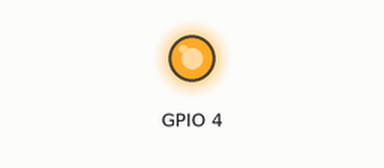
Recording of a program running on a simulated Raspberry Pi (BCM pin numbers). Parts: output pins drawn as LEDs (lit = HIGH). The clock reads 2024-03-15 10:24:30 at power-on unless the program sets it; what the program prints to the terminal is not drawn. At 0.0 s the program stops and its outputs stay as they are.

Above: at 0.1 s.
Timing chart, 0 to 1.5 s (numbered marks = the images above):
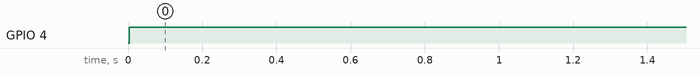

The program:

power_led.py
```python
#!/usr/bin/env python3
"""
The power LED on GPIO 4: lit while the box is up, dark when it is not.

    python3 src/control/power_led.py          # light it
    python3 src/control/power_led.py --off    # put it out

Functions rather than a class, for the same reason buzzer.py is one: there is
nothing worth remembering between switching it on and switching it off again.

The whole module rests on one measured fact - **the pin keeps its level after
the process that set it has gone**.  Checked on this Pi three ways, and all
three leave GPIO 4 reading "op | hi": claim then close, claim then exit without
closing, and claim then gpio_free then close.  Freeing the line does *not* hand
the pad back to being an input.  That is worth stating out loud because the
backlight on GPIO 18 behaves the opposite way under RPi.GPIO, where releasing
the pin lets the module's own pull-up relight the panel - AsciiArt's deploy/asciiart.shutdown
depends on that difference in the other direction, and the two are easy to
confuse into an afternoon.

That fact is what makes a power LED possible from a program that returns.
Nothing has to hold the pin for the hours between start-up and shutdown: `on()`
sets it and leaves, the app gets on with the camera, and the LED stays lit
through the app being restarted, crashed, or stopped for a test.  It goes out
when something puts it out - AsciiArt's deploy/asciiart.shutdown, after every service has
stopped - or when a reboot resets the pad, which returns GPIO 4 to an input
with the chip's own pull-up.  That pull-up passes microamps and shows nothing;
the LED is dark from power-on until the app lights it.

So the LED tracks the *machine*, not this process, which is what "power LED"
has to mean.  One that went out whenever the app restarted would be an app LED
wearing the wrong label.

Wiring, polarity and the resistor are in CLAUDE.md, along with the two device
tree overlays that would quietly take GPIO 4 away if either were ever enabled.
Nothing in software can see this LED - grim photographs the HDMI output and the
LED is not in it - so the last line of a manual run says what a human should
expect to see rather than claiming it happened.
"""

import logging
import sys

logger = logging.getLogger(__name__)

PIN = 4                  # free here, but not free by default; see CLAUDE.md
CHIP = 0


def set_level(level, pin=PIN, chip=CHIP, gpio=None):
    """
    Drive the LED pin high or low, then let go of it, leaving the level behind.

    `gpio` is the lgpio module, and exists so a test can pass one that records
    instead of one that lights an LED.  Imported late by default because lgpio
    only exists on the Pi, exactly as buzzer.py and encoder.py import it.

    The line is handed back rather than held.  Keeping the claim would buy
    nothing - the level survives being freed, which was measured rather than
    hoped - and a claim left behind is what makes the *next* caller fail to
    start.  gpio_free is deliberately inside the `try` and not the `finally`:
    freeing a pin that was never claimed raises, and a cleanup step that
    throws on the way out replaces the real error with a confusing one.
    Closing the chip is the step that must happen either way, and it releases
    any claim by itself.
    """
    if gpio is None:
        import lgpio as gpio            # imported late: only exists on the Pi

    handle = gpio.gpiochip_open(chip)
    try:
        gpio.gpio_claim_output(handle, pin, 1 if level else 0)
        gpio.gpio_free(handle, pin)
    finally:
        gpio.gpiochip_close(handle)


def on(pin=PIN, chip=CHIP, gpio=None):
    """Light it: the box has power and something is running."""
    set_level(1, pin=pin, chip=chip, gpio=gpio)


def off(pin=PIN, chip=CHIP, gpio=None):
    """Put it out: the last thing to see before the machine stops."""
    set_level(0, pin=pin, chip=chip, gpio=gpio)


def main():
    logging.basicConfig(level=logging.INFO)
    dark = "--off" in sys.argv
    off() if dark else on()
    state = "off" if dark else "on"
    print(f"power LED on GPIO {PIN} driven {state} - "
          f"the LED should now be {state.upper()}; nothing here can see it")


if __name__ == "__main__":
    main()
```

Measured:
- by itself, GPIO 4: LOW → HIGH at 0.00 s
